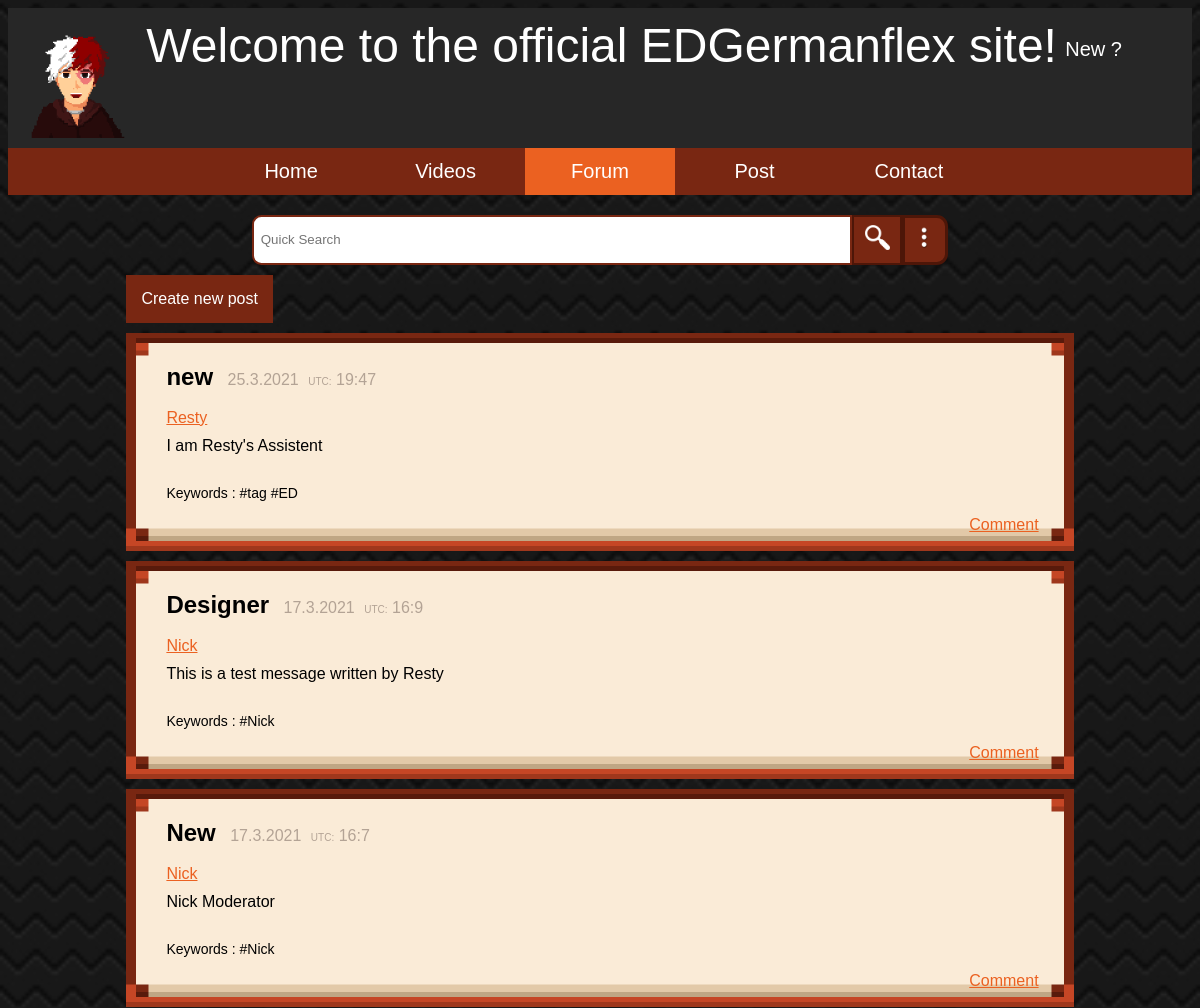
Page /team/nick/forum/ (upper part) on the earlier database version.
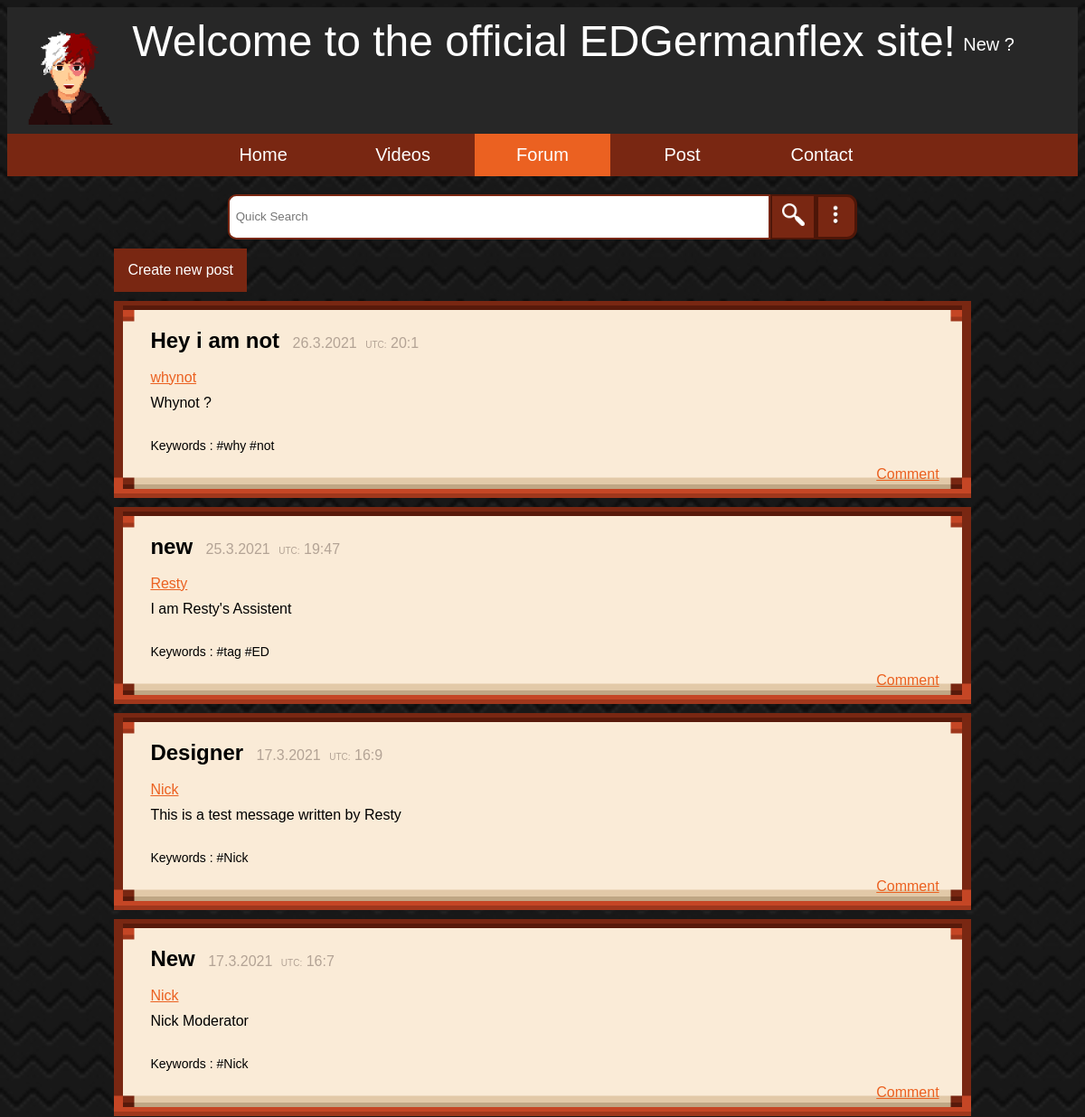
Same page on the later database version.
### team/models.py (models this page shows, shortened)
class forum(models.Model):
    user = models.CharField(max_length=255, default=' ')
    title = models.CharField(max_length=100, unique=False, blank=False, default='')
    message = models.CharField(max_length=255)
    tags = models.CharField(max_length=255)
    created_at = models.DateTimeField(auto_now_add=True)
    like = models.ManyToManyField(User, related_name='like', blank=True)
    dislike = models.ManyToManyField(User, related_name='dislike', blank=True)

### team/views.py (the view)
# urls.py: path('team/nick/forum/', views.forum_view, name='forums'),
def forum_view(request):
    data = forum.objects.all().order_by('-created_at')
    form = addforum()
    likeobj = forum.objects.annotate(like_count=Count('like')).order_by('-like_count')[:3]
    if request.method == 'POST':
        form = addforum(request.POST)
        if form.is_valid():
            instance = form.save(commit=False)
            instance.user = request.user.username
            instance.save()
    return render(request, 'nick/forum.html', {'message': data, 'form': form, 'likeobj': likeobj})

### team/forms.py
class addforum(forms.ModelForm):
    class Meta:
        model = forum
        fields = ['title', 'message', 'tags']
        widgets = {
            'title': forms.TextInput(attrs={'id': 'createTopic'}),
            'message': forms.Textarea(attrs={'id': 'createDesc'}),
            'tags': forms.TextInput(attrs={'id': 'keywords'})
        }

### team/templatetags/hashtag.py (called while the page is built)
@register.simple_tag()
def check(tags):
    try:
        tag = tags.split(' ')
        new_tag = ' '
        for singletag in tag:
            if singletag.startswith('#'):
                new_tag = f'{new_tag} {singletag}'
            else:
                new_tag = f'{new_tag} #{singletag}'
        return new_tag
    except:
        if tags.startswith('#'):
            return (tags)
        else:
            x = f'#{tags}'
            return x

### templates/nick/forum.html (shortened to what this page needs)
{% load static %}
{% load hashtag %}
<!DOCTYPE html>
<html>
    <head>
        <link rel="stylesheet" href={% static 'css/nick/holy-cascade.css' %}>
    </head>
    <body>
    <div id="topBanner">
        <div>
            <label>Welcome to the official EDGermanflex site!</label>
            <img src={% static 'img/nick/logo.png' %} style="width: 120px; height: 120px; float: left; padding-left: 10px;">
            {% if request.user.is_authenticated %}
                <div id="dropdown"  style="float: right; margin-right: 70px; margin-top: 20px">
                    <label onclick="ddMenu()">{{ request.user.username }}</label>
                    <div  id="dropdown-content">
                        <a href='/team/nick/forum/profile?user={{ request.user.username }}' style="float: left;">Profile</a>
                        <a href="/team/nick/logout" style="float: left;">Logout</a>
                    </div>
                </div>
            {% else %}
                <div id="dropdown"  style="float: right; margin-right: 70px; margin-top: 20px">
                    <label onclick="ddMenu()">New ?</label>
                </div>
            {% endif %}
        </div>
    </div>
    <div id="scroll">
        <button class="buttonTop" onClick="window.location='/team/nick/';">Home</button>
        <button class="buttonTop" onClick="window.location='/team/nick/videos';">Videos</button>
        <button class="buttonTop" style="background-color:  rgb(235, 97, 33);" onClick="window.location='/team/nick/forum';">Forum</button>
        <button class="buttonTop" onClick="window.location='/team/nick/posts';">Post</button>
        <button class="buttonTop" onClick="window.location='/team/nick/contact';">Contact</button>
    </div>
    <form action="/team/nick/forum/search" method="get">
        <div id="search">
            <input list="mostlike" type="search" name="searching" id="searchBar" placeholder="Quick Search">
            <button id="searchButton"><img src={% static 'img/nick/search.png' %} style="width: 25px; height: 25px;"> </button>
            <div id='filter' onclick='filterSearch()'><img src={% static 'img/nick/3dots.png' %} style="width: 40px; height: 40px;"></div>
        </div>
    </form>
            <button onclick="location.href='/team/nick/forum/create';" id='buttonNewPost'>Create new post</button>
            {% for data in message %}
                <div class="post">
                <label style="font-size: 24px; padding: 10px; color: rgb(0,0,0);"><b>{{ data.title }}</b></label>
                <label id='date' style="color: rgb(179, 163, 149);">{{ data.created_at.day }}.{{ data.created_at.month }}.{{ data.created_at.year }}</label>
                <label style="font-size: 10px;color: rgb(179, 163, 149); padding-left: 5px;">UTC:</label>
                <label id='time' style="color: rgb(179, 163, 149);">{{ data.created_at.hour}}:{{ data.created_at.minute }}</label><br><br>
                <a id="notwhite" href='/team/nick/forum/profile?user={{ data.user }}' style="float: none; padding: 10px;">{{ data.user }}</a>
                <span>{{ data.message }}</span>
                <span id="tags">Keywords :  {% check data.tags %}</span>
                <div style="padding-right: 20px; padding: 5px;"><a id="notwhite" href="/team/nick/forum/message/?user={{ data.user }}&title={{ data.title }}">Comment</a></div>
                </div>
            {% endfor %}
    </body>
</html>

Differences in the rows shown:
added forum: title "Hey i am not", created_at.day "26", created_at.month "3", created_at.year "2021", created_at.hour "20", created_at.minute "1", user "whynot", message "Whynot ?", tags "#why #not"
